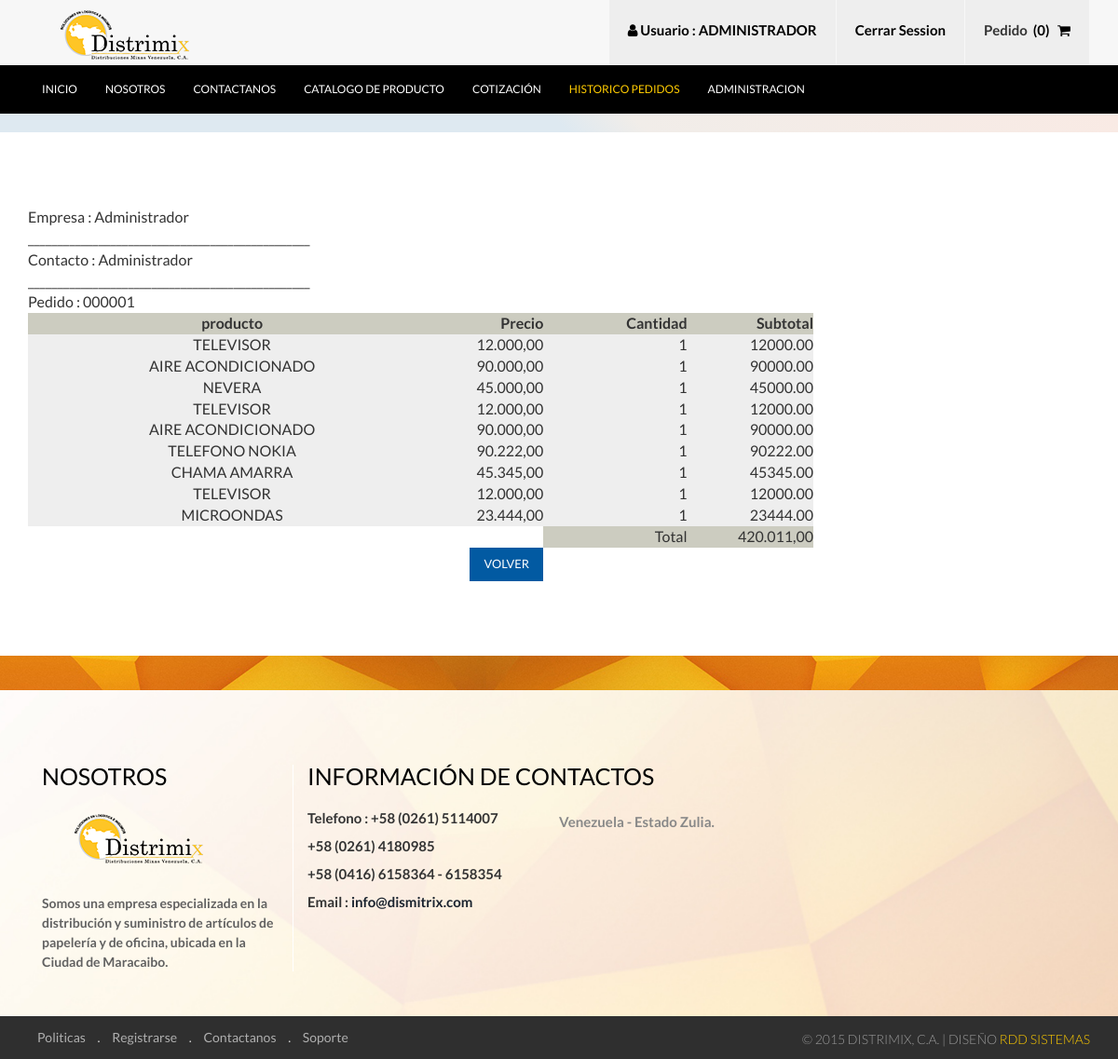
The app's page /detallePed.php?nroP=1 (signed in) with its own data.
### tables this page shows
CREATE TABLE IF NOT EXISTS `usuario` (
  `id` int(11) NOT NULL AUTO_INCREMENT,
  `razon_social` varchar(30) NOT NULL,
  `representante` varchar(30) NOT NULL,
  `cedula` varchar(10) NOT NULL,
  `email` varchar(50) NOT NULL,
  `clave` varchar(30) NOT NULL,
  `nivel` int(1) NOT NULL,
  `direccion` varchar(100) NOT NULL,
  `dir_despacho` varchar(100) NOT NULL,
  `telefono` varchar(15) NOT NULL,
  `telf_movil` varchar(15) NOT NULL,
  `fax` varchar(16) NOT NULL,
  `fecha` timestamp NOT NULL DEFAULT CURRENT_TIMESTAMP,
  PRIMARY KEY (`id`)
);

CREATE TABLE IF NOT EXISTS `pedido` (
  `id` int(11) NOT NULL AUTO_INCREMENT,
  `nroPedido` int(10) NOT NULL,
  `idpro` int(10) NOT NULL,
  `produ` varchar(50) NOT NULL,
  `precio` float NOT NULL,
  `cant` int(11) NOT NULL,
  `subtotal` float(10,2) NOT NULL,
  PRIMARY KEY (`id`)
);

### detallePed.php (the view, shortened to what this page needs)
<?php require_once('Connections/master.php');
include("funcion.php")
?>
<?php
$varp_clip = "0";
if (isset($_GET['nroP'])) {
  $varp_clip = $_GET['nroP'];
}
$query_clip = sprintf("SELECT * FROM pedido WHERE pedido.nroPedido=%s", GetSQLValueString($varp_clip, "int"));
$clip = mysql_query($query_clip, $master) or die(mysql_error());
$row_clip = mysql_fetch_assoc($clip);
?>
<!DOCTYPE HTML>
<html>
<head>
<link rel="stylesheet" href="https://maxcdn.bootstrapcdn.com/font-awesome/4.4.0/css/font-awesome.min.css">
<link href="css/bootstrap.css" rel='stylesheet' type='text/css' />
<link href="css/style.css" rel='stylesheet' type='text/css' />
</head>
<body>
<div class="header">
	<div class="header_top">
		<div class="container">
			<div class="logo">
				<a href="index.php"><img src="images/logo.png" alt=""/></a>
			</div>
			<ul class="shopping_grid">
			  <?php if(isset($_SESSION['MM_Username']))
			  {
				  ?>
				      <a><li><i class="fa fa-user"></i> Usuario : <?php echo strtoupper($_SESSION['MM_nombre']) ?></li></a>
                      <a href="logout.php"><li>Cerrar Session</li></a>
                      <?php }else{?>
		      <a href="login.php"><li><i class="fa fa-user"></i> Iniciar Sesi&oacute;n</li></a>
              <a href="registro.php"><li>Registrar</li></a>
              <?php }?>
<?php         if (isset($_SESSION['carro'])) { ?>
               <a href="#"><li><span class="m_1">Pedido</span>&nbsp;&nbsp;(<?php echo  count($_SESSION['carro']) ;?>) &nbsp; <i class="fa fa-shopping-cart"></i></li></a>
              <?php  }else{?>
			      <a href="#"><li><span class="m_1">Pedido</span>&nbsp;&nbsp;(0) &nbsp; <i class="fa fa-shopping-cart"></i></li></a>
			  <?php }	  ?>
			</ul>
		    <div class="clearfix"> </div>
		</div>
	</div>
	<div class="h_menu4">
		<div class="container">
				<ul class="nav">
					<li><a href="index.php" data-hover="Inicio">Inicio</a></li>
					<li><a href="nosotros.php" data-hover="Nosotros">Nosotros</a></li>
					<li><a href="contactanos.php" data-hover="Contactanos">Contactanos</a></li>
					<li><a href="catalogo.php" data-hover="Catalogo de Producto">Catalogo de Producto</a></li>
                      <?php if(isset($_SESSION['MM_Username'])){ ?>
                    <li><a href="cotizacion.php" data-hover="Cotización">Cotización</a></li>
                    <li  class="active"><a href="histo_pedidos.php" data-hover="Cotización">Historico Pedidos</a></li>
                    <?php }?>
                     <?php if(isset($_SESSION['MM_Username'])&& $_SESSION['MM_nivel']==1)  {   ?>
                    <li><a href="admin.php" data-hover="Cotización">Administracion</a></li>
                    <?php }?>
				 </ul>
	      </div>
     </div>
</div>
<div class="column_center">
</div>
<div class="about">
    <div class="container">
         <div class="register">
<?php
  if(isset($_GET['nroP'])){
echo "Empresa : ";
echo  BuscaEmpresa($_SESSION['MM_id'])."<br>";
echo "________________________________________________<br> Contacto : ";
echo  clie($_SESSION['MM_id'])."<br>";
echo "________________________________________________<br>";
$nroped=$_GET['nroP'];
$ceros=strlen($nroped);
				  switch ($ceros)
				   {
						case 1:
							$cadena= "00000";
							break;
					}
echo "Pedido : ".$cadena.$nroped."<br>";
	  ?>
 <table width="843" height="76" border="0" bordercolor="#FFFFFF">
  <tr>
    <td width="301" align="center"  bgcolor="#CCCCCCC"><strong>producto</strong></td>
    <td width="68" align="right"  bgcolor="#CCCCCCC"><strong>Precio</strong></td>
    <td width="106" align="right"  bgcolor="#CCCCCCC"><strong>Cantidad</strong></td>
    <td width="93" align="right"  bgcolor="#CCCCCCC"><strong>Subtotal</strong></td>
    </tr>
  <?php
  $tot=0;
  do {
  ?>
    <tr>
      <td align="center" bgcolor="#EEEEEEEE""><?php echo strtoupper($row_clip['produ']); ?> </td>
      <td align="right" bgcolor="#EEEEEEEE"><?php echo  number_format($row_clip['precio'], 2, ',', '.'); ?></td>
      <td align="right" bgcolor="#EEEEEEEE"><?php echo $row_clip['cant']; ?></td>
      <td align="right" bgcolor="#EEEEEEEE"><?php echo  $row_clip['subtotal']; ?></td>
    </tr>
    <?php
  $tot=$tot+$row_clip['subtotal'];
  } while ($row_clip = mysql_fetch_assoc($clip));
   ?>
  <tr>
    <td align="center">&nbsp;</td>
    <td align="right">&nbsp;</td>
    <td align="right" bgcolor="#CCCCCCC">Total</td>
        <td align="right" bgcolor="#CCCCCCC"><?php echo  number_format($tot, 2, ',', '.'); ?></td>
</tr>
  <tr>
    <td align="center">
    </td>
    <td align="right">
      <a href="histo_pedidos.php" class="acount-btn">Volver</a></td>
    <td align="right" bgcolor="#FFFFFF">
    </td>
        <td align="right" bgcolor="#FFFFFF"></td>
</tr>
</table>
 <?php }?>
	  </div>
	</div>
</div>
<div class="footer_bg">
</div>
<div class="footer">
	<div class="container">
		<div class="col-md-3 f_grid1">
			<h3>Nosotros</h3>
			<a href="#"><img src="images/logo.png" alt=""/></a>
			<p>Somos una empresa especializada en la distribuci&oacute;n y suministro de art&iacute;culos de papeler&iacute;a y de oficina, ubicada en la Ciudad de Maracaibo.</p>
		</div>
		<div class="col-md-6 f_grid3">
			<h3>Informaci&oacute;n de Contactos</h3>
			<ul class="list">
				<li><p>Telefono : +58 (0261) 5114007</p></li>
				<li><p>+58 (0261) 4180985</p></li>
                <li><p>+58 (0416) 6158364 - 6158354</p></li>
				<li><p>Email : <a href="mailto:info(at)dismitrix.com"> info@dismitrix.com</a></p></li>
			</ul>
			<ul class="list1">
				<li><p>Venezuela - Estado Zulia.</p></li>
			</ul>
			<div class="clearfix"> </div>
		</div>
	</div>
</div>
<div class="footer_bottom">
       	<div class="container">
       		<div class="cssmenu">
				<ul>
					<li class="active"><a href="">Politicas</a></li> .
					<li><a href="">Registrarse</a></li> .
					<li><a href="">Contactanos</a></li> .
					<li><a href="">Soporte</a></li>
				</ul>
			</div>
			<div class="copy">
			    <p>&copy;  2015 Distrimix, C.A. | Dise&ntilde;o <a href="http://rddsistemas.com" target="_blank">RdD Sistemas</a></p>
		    </div>
		    <div class="clearfix"> </div>
       	</div>
</div>
</body>
</html>

### funcion.php (shortened to what this page needs)
<?php require_once('Connections/master.php'); ?>
<?php
 if (!function_exists("GetSQLValueString")) {
function GetSQLValueString($theValue, $theType, $theDefinedValue = "", $theNotDefinedValue = "")
{
  $theValue = function_exists("mysql_real_escape_string") ? mysql_real_escape_string($theValue) : mysql_escape_string($theValue);
  switch ($theType) {
    case "long":
    case "int":
      $theValue = ($theValue != "") ? intval($theValue) : "NULL";
      break;
  }
  return $theValue;
}
}
function clie($n)
{
GLOBAL $database_master, $master;
$query_nomb = sprintf("SELECT * FROM usuario WHERE usuario.id=%s", $n);
 $nombfuncion = mysql_query($query_nomb, $master) or die(mysql_error());
$row_nomb = mysql_fetch_assoc($nombfuncion);
 echo $cliente=$row_nomb['representante'];
return;
}
 function BuscaEmpresa($nro)
{
GLOBAL $database_master, $master;
$query_marcafuncion = sprintf("SELECT * FROM usuario WHERE usuario.id=%s", $nro);
$marcafuncion = mysql_query($query_marcafuncion, $master) or die(mysql_error());
$row_marcafuncion = mysql_fetch_assoc($marcafuncion);
 echo $row_marcafuncion['razon_social'];
}
?>

### css/style.css (style rules this page uses)
h4, h5, h6, h1, h2, h3 { margin-top: 0; }
ul, ol { margin: 0; }
p { margin: 0; }
html, body { font-family: 'Lato', sans-serif; font-size: 100%; background:#fff; }
body a { transition: 0.5s all; -webkit-transition: 0.5s all; -o-transition: 0.5s all; -ms-transition: 0.5s all; -moz-transition: 0.5s all; }
.header_top { background:#f7f7f7; }
.logo { float:left; margin-top:8px; }
ul.shopping_grid { padding:0; margin:0; list-style:none; float:right; }
ul.shopping_grid li { float: left; background: #eee; padding: 25px 20px 0; border-right: 1px solid #f7f7f7; font: 600 15px/15px 'Lato', sans-serif; min-height: 70px; color:#000; }
span.m_1 { color: #333; }
.h_menu4 { background:#000; padding:20px 0; }
.nav { list-style: none; *zoom: 1; }
.nav:before, .nav:after { content: " "; display: table; }
.nav:after { clear: both; }
.nav li a { display: block; margin:0px 15px; color:#fff; font: 400 12px/12px 'Lato', sans-serif; text-transform:uppercase; -webkit-transition: all 0.3s ease-out; -moz-transition: all 0.3s ease-out; -ms-transition: all 0.3s ease-out; -o-transition: all 0.3s ease-out; transition: all 0.3s ease-out; text-decoration: none; padding:0; }
.nav li:nth-child(1) { margin:0 }
ul.nav li.active a, .nav li a:hover { color: #FC0; }
.nav li { position: relative; }
.nav > li { float:left; }
.column_center { background: #dee9f1; background: -moz-linear-gradient(45deg, #dee9f1 50%, #f1ede9 57%, #f9eae4 100%); background: -webkit-gradient(linear, left bottom, right top, color-stop(50%,#dee9f1), color-stop(57%,#f1ede9), color-stop(100%,#f9eae4)); background: -webkit-linear-gradient(45deg, #dee9f1 50%,#f1ede9 57%,#f9eae4 100%); background: -o-linear-gradient(45deg, #dee9f1 50%,#f1ede9 57%,#f9eae4 100%); background: -ms-linear-gradient(45deg, #dee9f1 50%,#f1ede9 57%,#f9eae4 100%); background: linear-gradient(45deg, #dee9f1 50%,#f1ede9 57%,#f9eae4 100%); filter: progid:DXImageTransform.Microsoft.gradient( startColorstr='#dee9f1', endColorstr='#f9eae4',GradientType=1 ); padding:10px 0; }
ul { padding: 0; list-style: none; }
.footer_bg { background: url(../images/footer_bg.jpg) no-repeat center top; min-height:37px; }
.footer { background: url(../images/bg.jpg) no-repeat center top; -webkit-background-size: cover; -moz-background-size: cover; -o-background-size: cover; background-size: cover; min-height:350px; padding:5em 0 0; }
.f_grid1 h3, .f_grid3 h3 { color:#000; font: 400 25px/25px Lato, sans-serif; text-transform:uppercase; margin-bottom:1em; }
.f_grid1 p { color: #616161; font: 700 14px/14px 'Lato', sans-serif; line-height: 1.5em; margin-top: 2em; }
.f_grid1 { border-right: 1px solid #fff; }
ul.list { padding:0; margin:0; list-style:none; float:left; width: 50%; }
ul.list li { margin-bottom:15px; }
ul.list li p { margin:0; font: 700 15px/15px 'Lato', sans-serif; }
ul.list1 { overflow:hidden; margin:0; padding:0; list-style:none; }
ul.list1 li p { margin:0; font: 700 15px/15px 'Lato', sans-serif; color:#888; line-height:1.5em; }
.footer_bottom { background:#2f2f2f; padding: 1em 0; }
.cssmenu { float: left; color: #cfcfcf; font:500 14px/14px 'Lato', sans-serif; }
.cssmenu ul li { display: inline-block; }
.cssmenu ul li a { color:#afafaf; display: block; margin:0 10px; }
.copy { float: right; margin-top:8px; }
.copy p { color: #999; font:300 14px/1px 'Lato', sans-serif; text-transform:uppercase; }
.copy p a { color: #FC0; }
.about { padding:5em 0; }
.acount-btn { background:#025AA2; color: #FFF; font-size: 0.8em; padding: 0.7em 1.2em; transition: 0.5s all; -webkit-transition: 0.5s all; -moz-transition: 0.5s all; -o-transition: 0.5s all; display: inline-block; text-transform: uppercase; }

### records on screen
usuario: razon_social "Administrador", representante "Administrador"
pedido: produ "TELEVISOR", precio "12.000,00", cant "1", subtotal "12000.00"
pedido: produ "AIRE ACONDICIONADO", precio "90.000,00", cant "1", subtotal "90000.00"
pedido: produ "NEVERA", precio "45.000,00", cant "1", subtotal "45000.00"
pedido: produ "TELEVISOR", precio "12.000,00", cant "1", subtotal "12000.00"
pedido: produ "AIRE ACONDICIONADO", precio "90.000,00", cant "1", subtotal "90000.00"
pedido: produ "TELEFONO NOKIA", precio "90.222,00", cant "1", subtotal "90222.00"
pedido: produ "CHAMA AMARRA", precio "45.345,00", cant "1", subtotal "45345.00"
pedido: produ "TELEVISOR", precio "12.000,00", cant "1", subtotal "12000.00"
pedido: produ "MICROONDAS", precio "23.444,00", cant "1", subtotal "23444.00"

### other values on screen
$_SESSION['MM_nombre'] "ADMINISTRADOR"
count($_SESSION['carro']) "0"
$cadena "00000"
$nroped "1"
$tot "420.011,00"
